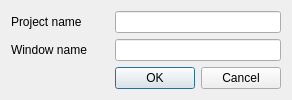
<?xml version="1.0" encoding="UTF-8"?>
<ui version="4.0">
 <class>NewGUIDialog</class>
 <widget class="QDialog" name="NewGUIDialog">
  <property name="geometry">
   <rect>
    <x>0</x>
    <y>0</y>
    <width>292</width>
    <height>95</height>
   </rect>
  </property>
  <property name="windowTitle">
   <string>New GUI</string>
  </property>
  <layout class="QGridLayout" name="gridLayout">
   <item row="0" column="0">
    <widget class="QLabel" name="label">
     <property name="text">
      <string>Project name</string>
     </property>
    </widget>
   </item>
   <item row="0" column="1">
    <widget class="QLineEdit" name="projectEdit"/>
   </item>
   <item row="1" column="0">
    <widget class="QLabel" name="label_2">
     <property name="text">
      <string>Window name</string>
     </property>
    </widget>
   </item>
   <item row="1" column="1">
    <widget class="QLineEdit" name="windowEdit"/>
   </item>
   <item row="2" column="0">
    <spacer name="horizontalSpacer">
     <property name="orientation">
      <enum>Qt::Horizontal</enum>
     </property>
     <property name="sizeHint" stdset="0">
      <size>
       <width>107</width>
       <height>20</height>
      </size>
     </property>
    </spacer>
   </item>
   <item row="2" column="1">
    <layout class="QHBoxLayout" name="horizontalLayout">
     <item>
      <widget class="QPushButton" name="okButton">
       <property name="sizePolicy">
        <sizepolicy hsizetype="Fixed" vsizetype="Fixed">
         <horstretch>0</horstretch>
         <verstretch>0</verstretch>
        </sizepolicy>
       </property>
       <property name="text">
        <string>OK</string>
       </property>
      </widget>
     </item>
     <item>
      <widget class="QPushButton" name="cancelButton">
       <property name="sizePolicy">
        <sizepolicy hsizetype="Fixed" vsizetype="Fixed">
         <horstretch>0</horstretch>
         <verstretch>0</verstretch>
        </sizepolicy>
       </property>
       <property name="text">
        <string>Cancel</string>
       </property>
      </widget>
     </item>
    </layout>
   </item>
  </layout>
 </widget>
 <resources/>
 <connections/>
</ui>
